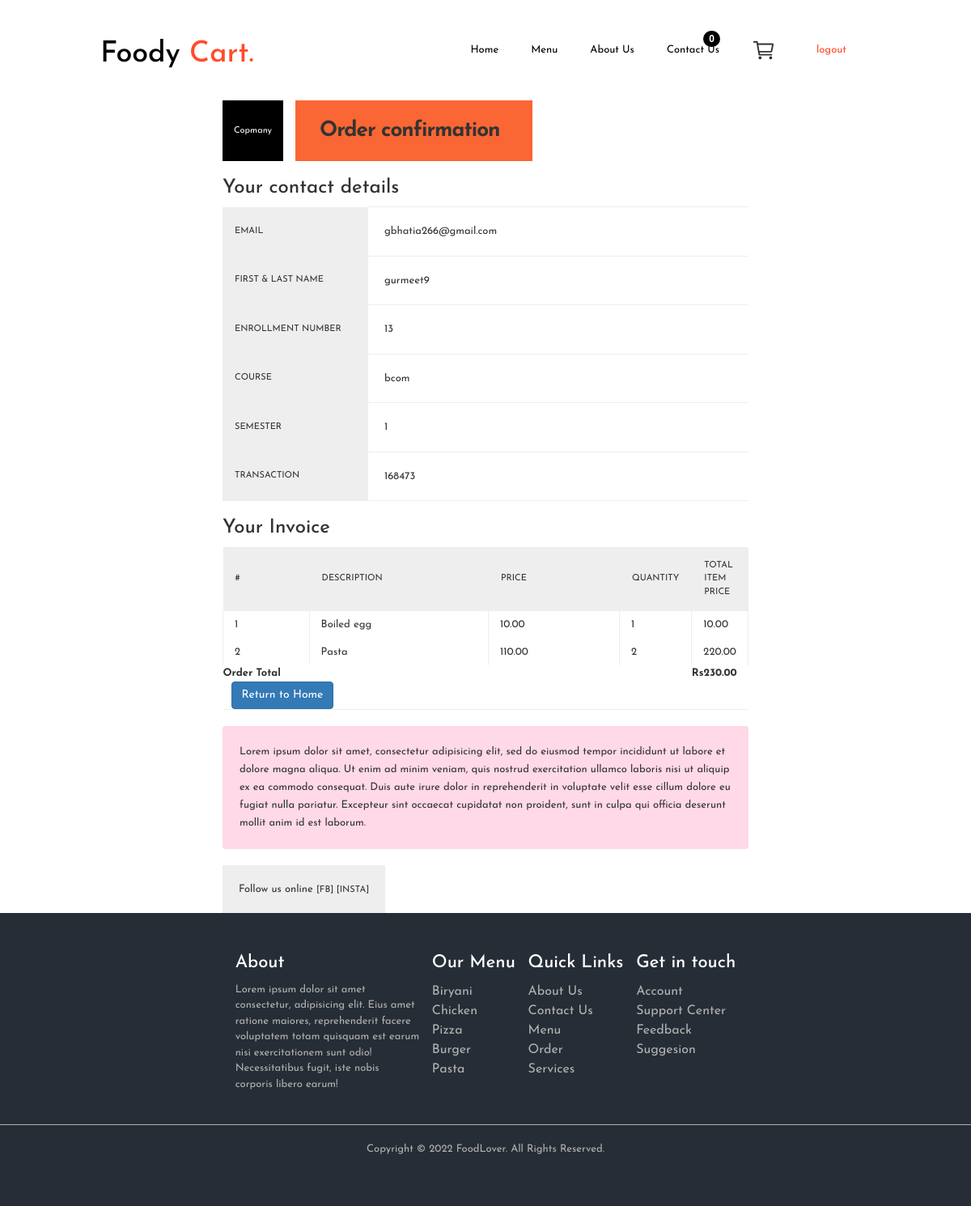
Page /success/23/ (signed in) on the committed database.
### acc_profile/models.py (models this page shows, shortened)
class Customer(models.Model):
    user=models.OneToOneField(User,on_delete=models.CASCADE)
    name=models.CharField(max_length=200)
    email=models.EmailField(max_length=100)

### ordering/models.py (models this page shows, shortened)
class Address(models.Model):
    customer=models.ForeignKey(Customer,on_delete=models.SET_NULL,blank=True,null=True)
    Enrollment_no=models.CharField(max_length=15)
    course=models.CharField(max_length=20,choices=course_choice)
    Semester=models.CharField(max_length=20,choices=sem_choice)

class order_info(models.Model):
    customer=models.ForeignKey(Customer,on_delete=models.SET_NULL,null=True,blank=True,related_name="customer_order")
    date_ordered=models.DateField(auto_now_add=True)
    complete=models.BooleanField(default=False)
    transaction_id=models.CharField(max_length=10)
    products=models.ManyToManyField(cart)
    take_away=models.BooleanField(default=False)
    @property
    def get_cart_total(self):
        carts = self.products.all()
        total = sum([item.get_total for item in carts])
        return total

class cart(models.Model):
    user=models.ForeignKey(Customer,on_delete=models.SET_NULL,null=True,blank=True)
    product=models.ForeignKey(Product,on_delete=models.SET_NULL,null=True,blank=True)
    quantity=models.IntegerField(default=1)
    complete=models.BooleanField(default=False)
    @property
    def get_total(self):
        total=self.quantity*self.product.price
        return total

class Product(models.Model):
    options=(("Breakfast","Breakfast"),
    ("Lunch","Lunch"),
    ("Todayspl","Todayspl"),)
    name=models.CharField(max_length=100)
    price=models.DecimalField(max_digits=7,decimal_places=2)
    category=models.CharField(max_length=10,choices=options)
    description=models.TextField(max_length=500)
    image=models.ImageField(null=True,blank=True)

### ordering/views.py (the view)
# urls.py: path("success/<int:id>/",views.success,name="success"),
def success(request, id):
    customer_obj = Customer.objects.get(user=request.user)
    order = order_info.objects.get(customer=customer_obj, id=id)
    address_obj = Address.objects.filter(customer=customer_obj).latest("id")
    customer_email = customer_obj.email
    customer_name = customer_obj.name
    t_id = order.transaction_id
    rollment_no = address_obj.Enrollment_no
    sem = address_obj.Semester
    course = address_obj.course
    context = {'customer_email': customer_email, 'customer_name': customer_name,
               't_id': t_id, 'rollment_no': rollment_no, 'sem': sem, 'course': course, 'order': order}
    template=render_to_string("ordering/email_template.html",context)
    email=EmailMessage(
       "Thank you for your purchase",
       template,
       settings.EMAIL_HOST_USER,
       [customer_email],
   )
    email.fail_silently=False
    email.content_subtype = 'html'
    email.send()
    return render(request, 'ordering/success.html', context)

### acc_profile/templatetags/cart_template_tags.py (called while the page is built)
@register.filter(name="cart_products")
def cart_products(user):
    if user.is_authenticated:
        customer_obj = Customer.objects.get(user=user)
        qs = order_info.objects.filter(customer=customer_obj, complete=False)
        if qs.exists():
            return qs[0].products.count()
    return 0

### ordering/templates/ordering/success.html (shortened to what this page needs)
{% extends "acc_profile/base.html" %}
{% block content %}
<!DOCTYPE html>
<html lang="en">
<head>
</head>
<body>
    <div class="container">
        <table width="100%">
            <tr>
                <td width="75px">
                    <div class="logotype">Copmany</div>
                </td>
                <td width="300px"
                    style="background: #fa6634;border-left:15px solid #fff; padding-left:30px;font-size:26px;font-weight:bold;letter-spacing:-1px;">
                    Order confirmation</td>
                <td></td>
            </tr>
        </table>
        <h3>Your contact details</h3>
        <table width="100%" style="border-collapse: collapse;">
            <tr>
                <td width="180px" class="column-title">Email
                <td>
                <td class="column-detail"> {{ customer_email }}
            </tr>
            <tr>
                <td class="column-title">First & Last name
                <td>
                <td class="column-detail">{{customer_name}}
            </tr>
            <tr>
                <td class="column-title">Enrollment number
                <td>
                <td class="column-detail">{{rollment_no}}
            </tr>
            <tr>
                <td class="column-title">Course
                <td>
                <td class="column-detail">{{ course }}
            <tr>
                <td class="column-title">Semester
                <td>
                <td class="column-detail">{{sem}}
            </tr>
            <tr>
                <td class="column-title">Transaction
                <td>
                <td class="column-detail">{{t_id}}
            </tr>
        </table>
        <h3>Your Invoice</h3>
        <table width="100%" style="border-collapse: collapse;border-bottom:1px solid #eee;">
            <tr>
                <td width="20%" class="column-header">#</td>
                <td width="40%" class="column-header">Description</td>
                <td width="30%" class="column-header">Price</td>
                <td width="10%" class="column-header">Quantity</td>
                <td width="10%" class="column-header">Total Item Price</td>
            </tr>
            {% for order_item in order.products.all %}
            <tr>
                <td class="row">{{forloop.counter}}</td>
                <td class="row">{{order_item.product.name }}</td>
                <td class="row">{{order_item.product.price}}</td>
                <td class="row">{{order_item.quantity}}</td>
                <td class="row">{{ order_item.get_total}}</td>
            </tr>
            {% endfor %}
            <tr>
                <td colspan="4"><b>Order Total</b></td>
                <td><b>Rs{{ order.get_cart_total }}</b></td>
            </tr>
            <tr>
                <td colspan="5">
                    <a class='btn btn-primary float-right' href=' {% url "home"%} '>Return to Home</a>
                </td>
            </tr>
        </table>
        <div class="alert">Lorem ipsum dolor sit amet, consectetur adipisicing elit, sed do eiusmod tempor incididunt ut
            labore et dolore magna aliqua. Ut enim ad minim veniam, quis nostrud exercitation ullamco laboris nisi ut
            aliquip ex ea commodo consequat. Duis aute irure dolor in reprehenderit in voluptate velit esse cillum
            dolore eu fugiat nulla pariatur. Excepteur sint occaecat cupidatat non proident, sunt in culpa qui officia
            deserunt mollit anim id est laborum. </div>
        <div class="socialmedia">Follow us online <small>[FB] [INSTA]</small></div>
    </div>
</body>
</html>
{% endblock %}

### acc_profile/templates/acc_profile/base.html (shortened to what this page needs)
{% load static %}
<!DOCTYPE html>
<html lang="en">
{% load cart_template_tags %}
<head>
    <link rel="stylesheet" type="text/css" href="{% static '\css\main.css' %}">
    <link rel="stylesheet" type="text/css" href="{% static '\css\productdetail.css' %}">
    <link rel="stylesheet" type="text/css" href="{% static '\css\home.css' %}">
    <link rel="stylesheet" type="text/css" href="{% static '\css\breakfast.css' %}">
    <link rel="stylesheet" type="text/css" href="{% static '\css\login.css' %}">
    <link rel="stylesheet" type="text/css" href="{% static '\css\register.css' %}">
    <link rel="stylesheet" type="text/css"
        href="https://cdnjs.cloudflare.com/ajax/libs/font-awesome/5.12.1/css/all.min.css">
    <link rel="stylesheet" type="text/css"
        href="https://cdnjs.cloudflare.com/ajax/libs/OwlCarousel2/2.3.4/assets/owl.carousel.min.css">
    <link rel="stylesheet" type="text/css"
        href="https://cdnjs.cloudflare.com/ajax/libs/OwlCarousel2/2.3.4/assets/owl.theme.default.min.css">
    <link rel="stylesheet" href="https://maxcdn.bootstrapcdn.com/bootstrap/3.3.7/css/bootstrap.min.css">
    <link rel="stylesheet" href="https://cdnjs.cloudflare.com/ajax/libs/font-awesome/4.7.0/css/font-awesome.min.css">
</head>
<body>
    <header class='full'>
        <div class="left">
            {% if not user.is_staff %}
            <h1 class="logo"><a href="{% url 'home' %}">Foody <span>Cart.</span></a></h1>
            {% else %}
            <h1 class="logo"><a href="{% url 'dashboard' %}">Foody <span>Cart.</span></a></h1>
            {% endif %}
        </div>
        <div class="right ">
            <ul>
                <li><a href="{% url 'home' %}">Home</a></li>
                <li> <a href="{% url 'menu' %}">Menu</a></li>
                <li> <a href="#">About Us</a></li>
                <li><a href="#">Contact Us</a></li>
            </ul>
            {% if user.is_authenticated %}
            {% if not user.is_staff %}
            <ion-icon class="cart" name="cart-outline"><a href="{% url 'order-summary' %}"></a></ion-icon>
            <span class="  color">{{ request.user|cart_products }}</span>
            {% endif %}
            <a class="btns " href="{% url 'logout' %}">logout
                {% else %}
                <a class="btns " href="{% url 'login' %}">Sign In</a>
                {% endif %}
            </a>
        </div>
    </header>
    {% block content %}
    {% endblock %}
    <div class="footer">
        <div class="container flex">
            <div class="footer-about">
                <h2>About</h2>
                <p>
                    Lorem ipsum dolor sit amet consectetur, adipisicing elit. Eius amet
                    ratione maiores, reprehenderit facere voluptatem totam quisquam est
                    earum nisi exercitationem sunt odio! Necessitatibus fugit, iste
                    nobis corporis libero earum!
                </p>
            </div>
            <div class="footer-category">
                <h2>Our Menu</h2>
                <ul>
                    <li>Biryani</li>
                    <li>Chicken</li>
                    <li>Pizza</li>
                    <li>Burger</li>
                    <li>Pasta</li>
                </ul>
            </div>
            <div class="quick-links">
                <h2>Quick Links</h2>
                <ul>
                    <li>About Us</li>
                    <li>Contact Us</li>
                    <li>Menu</li>
                    <li>Order</li>
                    <li>Services</li>
                </ul>
            </div>
            <div class="get-in-touch">
                <h2>Get in touch</h2>
                <ul>
                    <li>Account</li>
                    <li>Support Center</li>
                    <li>Feedback</li>
                    <li>Suggesion</li>
                </ul>
            </div>
        </div>
        <div class="copyright">
            <p>Copyright &copy; 2022 FoodLover. All Rights Reserved.</p>
        </div>
    </div>
</body>
</html>

### static/css/main.css (style rules this page uses)
:root { --primary: #ff4c29; }
* { margin: 0; padding: 0; outline: none; box-sizing: border-box; line-height: 1.5; font-family: "Josefin Sans", Arial; }
body { background: #fff; }
.full { display: flex; align-items: center; justify-content: space-around; padding: 2rem 0; }
.full .right { display: flex; justify-content: space-between; align-items: center; }
.full .right ul { display: flex; align-items: center; justify-content: space-between; margin-bottom: 0; }
.full .right li { list-style-type: none; margin: 0 1rem; }
.full .right li a { text-decoration: none; color: black; margin: 0 1rem; cursor: pointer; }
.full .right .cart { font-size: 30px; margin: 0 2rem; cursor: pointer; }
.full .left .logo span { color: #ff4c29 }
.logo a { text-decoration: none; color: black; }
.color { position: absolute; font-family: Arial; font-weight: 600; top: 38px; right: 31rem; height: 20px; border-radius: 10px; line-height: 20px; min-width: 13px; font-size: 12px; padding: 0px 7px; color: #fff; background: #000000; }
.full .left { display: flex; justify-content: center; align-items: center; }
.btns { padding: 0.5rem 2rem; outline: none; border: none; background: #fff; color: #ff4c29; margin: 0 1rem; border-radius: 5px; cursor: pointer; text-decoration: none; }
.footer { background: #272d36; color: #b2b2b2; padding: 30px 0; }
.footer .container { display: flex; justify-content: space-between; align-items: flex-start; }
.footer h2 { font-size: 22px; margin-bottom: 10px; color: #fff; }
.footer ul { list-style: none; line-height: 30px; font-size: 16px; }
.footer ul li { cursor: pointer; }
.footer-about { width: 35%; }
.copyright { text-align: center; padding: 20px 0; margin-top: 30px; border-top: 1px solid #b2b2b2; }

### static/css/home.css (style rules this page uses)
* { margin: 0; padding: 0; outline: none; box-sizing: border-box; line-height: 1.5; font-family: "Josefin Sans", Arial; }
body { background: #fff; }
.btn { padding: 0.5rem 2rem; outline: none; border: none; background: #fff; color: #ff4c29; margin: 0 1rem; border-radius: 5px; cursor: pointer; text-decoration: none; }
.container { padding: 0 30px; }
.flex { display: flex; align-items: center; justify-content: center; }

### static/css/breakfast.css (style rules this page uses)
.btn { padding: 0.5rem 2rem; outline: none; border: none; background: #fff; color: #ff4c29; margin: 0 1rem; border-radius: 5px; cursor: pointer; text-decoration: none; }

### ordering/templates/ordering/success.html (style rules this page uses)
body { font-family: Helvetica, sans-serif; font-size: 13px; }
.container { max-width: 680px; margin: 0 auto; }
.logotype { background: #000; color: #fff; width: 75px; height: 75px; line-height: 75px; text-align: center; font-size: 11px; }
.column-title { background: #eee; text-transform: uppercase; padding: 15px 5px 15px 15px; font-size: 11px }
.column-detail { border-top: 1px solid #eee; border-bottom: 1px solid #eee; padding: 2rem; }
.column-header { background: #eee; text-transform: uppercase; padding: 15px; font-size: 11px; border-right: 1px solid #eee; }
.row { padding: 7px 14px; border-left: 1px solid #eee; border-right: 1px solid #eee; }
.alert { background: #ffd9e8; padding: 20px; margin: 20px 0; line-height: 22px; color: #333 }
.socialmedia { background: #eee; padding: 20px; display: inline-block }

### rows in the picture
Customer: email "gbhatia266@gmail.com", name "gurmeet9"
Address: Enrollment_no "13", course "bcom"
order_info: transaction "168473", get_cart_total "230.00"
cart: product.name "Boiled egg", product.price "10.00", quantity "1", get_total "10.00"
cart: product.name "Pasta", product.price "110.00", quantity "2", get_total "220.00"

### other values in the picture
{{ request.user|cart_products }} "0"
{{ sem }} "1"
